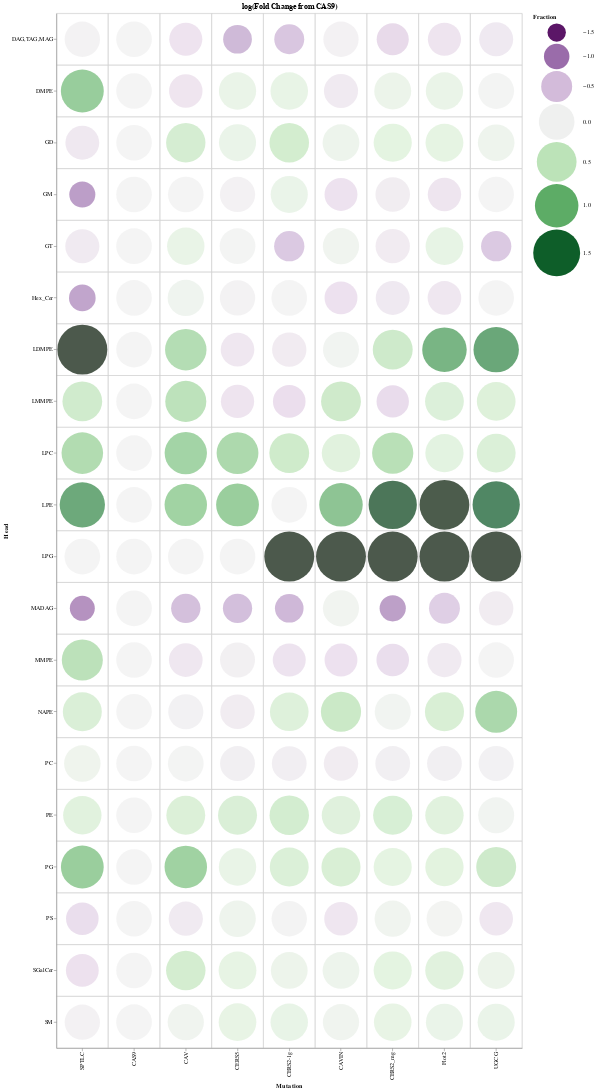

The cell this chart's notebook holds for it:
### Code cell
functions.bubble_heatmap(h_fold_map, h_fold, var_type='nominal', title='log(Fold Change from CAS9)', cmap='purplegreen', cmap_domain=[-1.5, 1.5])

### Figure 1 — Vega-Lite specification as saved in the notebook (floating-point values rounded to 4 significant figures; data arrays with more than 128 entries replaced by an {"elided": "..."} marker saying what was removed)
{"config": {"view": {"continuousWidth": 300, "continuousHeight": 300}, "background": "white"}, "layer": [{"mark": {"type": "rect", "fill": null, "stroke": "lightgray"}, "encoding": {"x": {"field": "Mutation", "sort": null, "type": "nominal"}, "y": {"field": "Head Group", "sort": null, "type": "nominal"}}, "title": "log(Fold Change from CAS9)"}, {"mark": {"type": "circle"}, "encoding": {"color": {"field": "Fraction", "scale": {"scheme": "purplegreen", "domain": [-1.5, 1.5], "domainMid": 0}, "type": "quantitative"}, "size": {"field": "Fraction", "scale": {"domain": [-1.5, 1.5], "domainMid": 0, "range": [1000, 6500]}, "type": "quantitative"}, "tooltip": [{"field": "Mutation", "type": "nominal"}, {"field": "Head Group", "type": "nominal"}, {"field": "Fraction", "type": "quantitative"}], "x": {"field": "Mutation", "sort": null, "type": "nominal"}, "y": {"field": "Head Group", "sort": null, "title": "Head", "type": "nominal"}}}], "data": {"name": "data-8bbea2bd92613d805f2bdef20eb9a7d1"}, "height": 1778.0, "width": 800, "$schema": "https://vega.github.io/schema/vega-lite/v5.8.0.json", "datasets": {"data-8bbea2bd92613d805f2bdef20eb9a7d1": {"elided": "180 records"}}}
